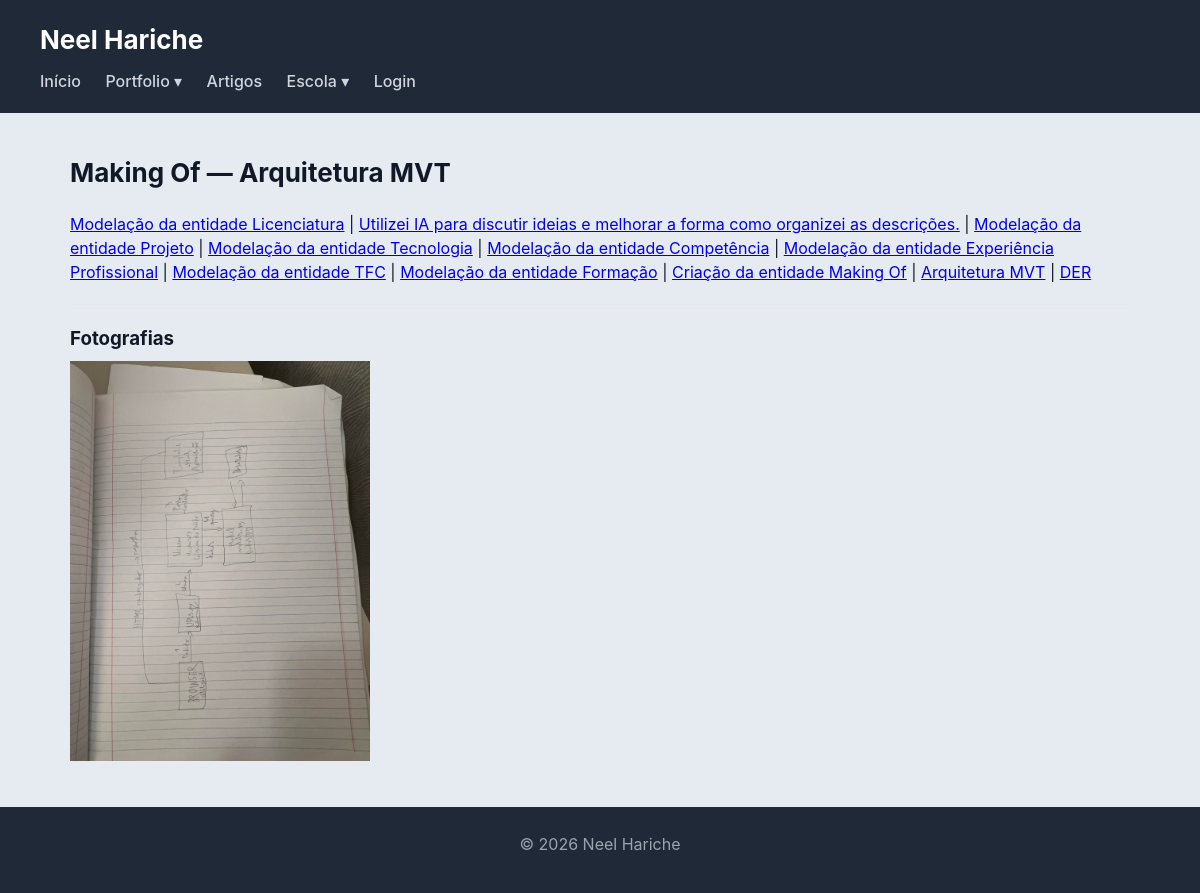
Screenshot of /makingof/10/ with the database file from the repository.
### portfolio/models.py (models this page shows, shortened)
class MakingOf(models.Model):
    ENTIDADE_CHOICES = [
        ('licenciatura','Licenciatura'),
        ('uc','Unidade Curricular'),
        ('projeto','Projeto'),
        ('tecnologia','Tecnologia'),
        ('competencia','Competência'),
        ('formacao','Formação'),
        ('tfc','TFC'),
        ('experiencia','Experiência Profissional'),
        ('MakingOf','MakingOf'),
    ]
    titulo = models.CharField(max_length=200)
    entidade_relacionada = models.CharField(max_length=30, choices=ENTIDADE_CHOICES,blank=True, null=True)
    descricao = models.TextField(blank=True, null=True)
    decisoes_tomadas = models.TextField(blank=True)
    justificacao_modelacao = models.TextField(blank=True)
    erros_encontrados = models.TextField(blank=True)
    correcoes = models.TextField(blank=True)
    uso_ia = models.TextField(blank=True)
    foto = models.ImageField(upload_to='makingof/', blank=True, null=True)
    foto2 = models.ImageField(upload_to='makingof/', blank=True, null=True)
    foto3 = models.ImageField(upload_to='makingof/', blank=True, null=True)
    foto4 = models.ImageField(upload_to='makingof/', blank=True, null=True)
    foto5 = models.ImageField(upload_to='makingof/', blank=True, null=True)

### portfolio/views.py (the view)
# urls.py: path('makingof/', views.makingof_view, name='makingof'),
def makingof_view(request, pk=None):
    makingofs = MakingOf.objects.all().order_by('id')
    entrada = get_object_or_404(MakingOf, pk=pk) if pk else makingofs.first()
    return render(request, 'portfolio/makingof.html', {'entrada': entrada, 'makingofs': makingofs})

### portfolio/templates/portfolio/makingof.html (shortened to what this page needs)
{% extends 'portfolio/base.html' %}
{% load markdownify %}
{% block content %}
<h2>Making Of — {{ entrada.titulo }}</h2>
<nav>
    {% for m in makingofs %}
        <a href="{% url 'makingof_detalhe' m.pk %}">{{ m.titulo }}</a>
        {% if not forloop.last %} | {% endif %}
    {% endfor %}
</nav>
<hr>
{% if entrada.foto or entrada.foto2 or entrada.foto3 or entrada.foto4 or entrada.foto5 %}
<section>
    <h3>Fotografias</h3>
    {% if entrada.foto %}<img src="{{ entrada.foto.url }}" width="300">{% endif %}
</section>
{% endif %}
{% endblock %}

### portfolio/static/portfolio/style.css (style rules this page uses)
* { box-sizing: border-box; margin: 0; padding: 0; }
body { font-family: "Inter", "Segoe UI", system-ui, -apple-system, sans-serif; background: #e6ebf2; color: #111827; line-height: 1.5; }
h2 { margin-bottom: 20px; font-size: 26px; }
h3 { margin-bottom: 8px; }
hr { border: none; border-top: 1px solid #e5e7eb; margin: 20px 0; }

### rows the page displays
MakingOf: titulo "Arquitetura MVT", foto (picture)
MakingOf: titulo "Modelação da entidade Licenciatura"
MakingOf: titulo "Utilizei IA para discutir ideias e melhorar a forma como organizei as descrições."
MakingOf: titulo "Modelação da entidade Projeto"
MakingOf: titulo "Modelação da entidade Tecnologia"
MakingOf: titulo "Modelação da entidade Competência"
MakingOf: titulo "Modelação da entidade Experiência Profissional"
MakingOf: titulo "Modelação da entidade TFC"
MakingOf: titulo "Modelação da entidade Formação"
MakingOf: titulo "Criação da entidade Making Of"
MakingOf: titulo "DER"
